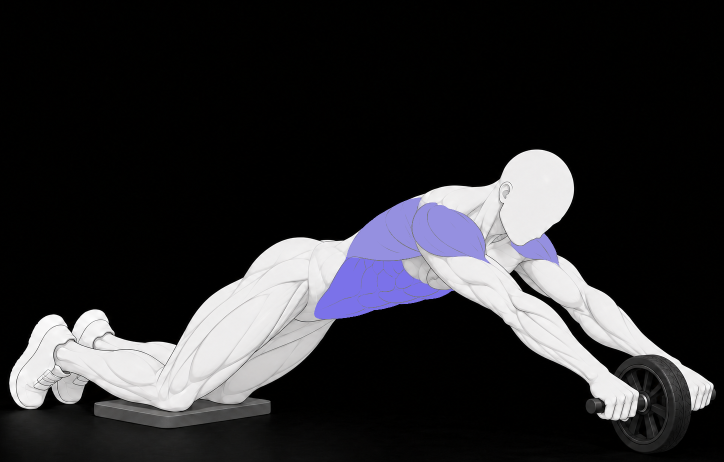
#> input picture docs/exercise-art/sources/ab-wheel/2026-10-14/final-frames/3.webp, 1448 x 924 px, found by its file name (shown at 1/2 size)
$ python review-prepared-card.py
#> lines starting #> are read from the running program, lines starting #| are printed output that depends on the picture; after the words box and inside, x2 and y2 are one past the last pixel; in counts of white or black regions, pixels touching at a corner belong together
from pathlib import Path
import hashlib, json
import numpy as np
from PIL import Image, ImageDraw

ROOT=Path(__file__).resolve().parent
sha=lambda p: hashlib.sha256(p.read_bytes()).hexdigest()
frame=Image.open(ROOT/'final-frames/3.webp').convert('RGBA')
framed=Image.open(ROOT/'1-framed.png').convert('RGBA')
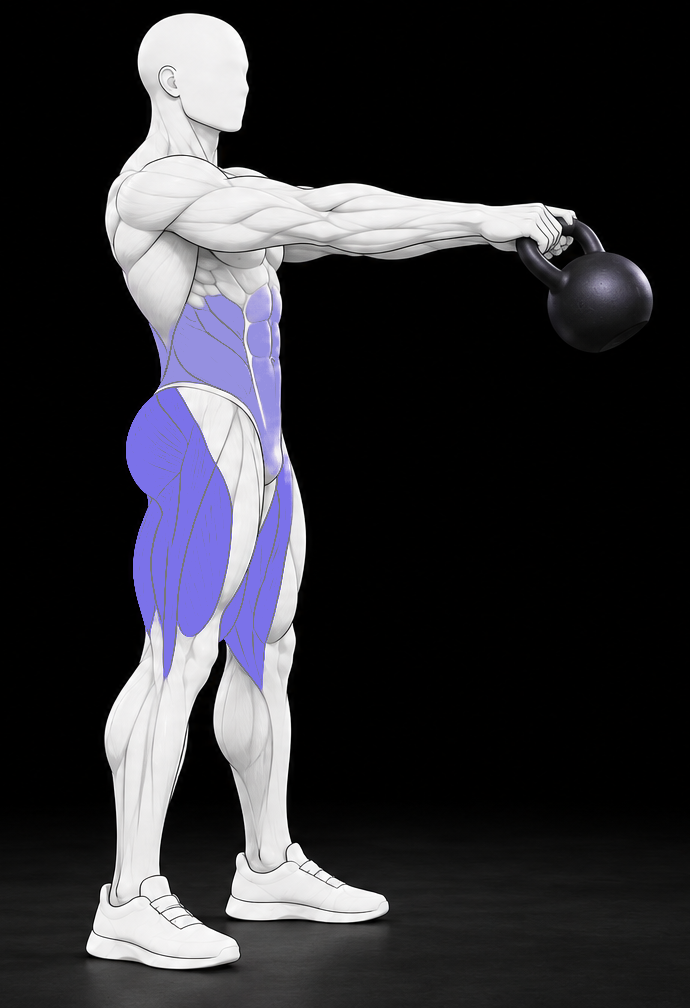
#> input picture docs/exercise-art/sources/kettlebell-swing/2026-10-14/1-framed.png, 690 x 1008 px
#> framed is the input picture: PIL image 690x1008 RGBA; mean R, G, B, A 47.7, 47, 52.4, 255
prepared=Image.open(ROOT/'prepared-card-source.png').convert('RGBA')
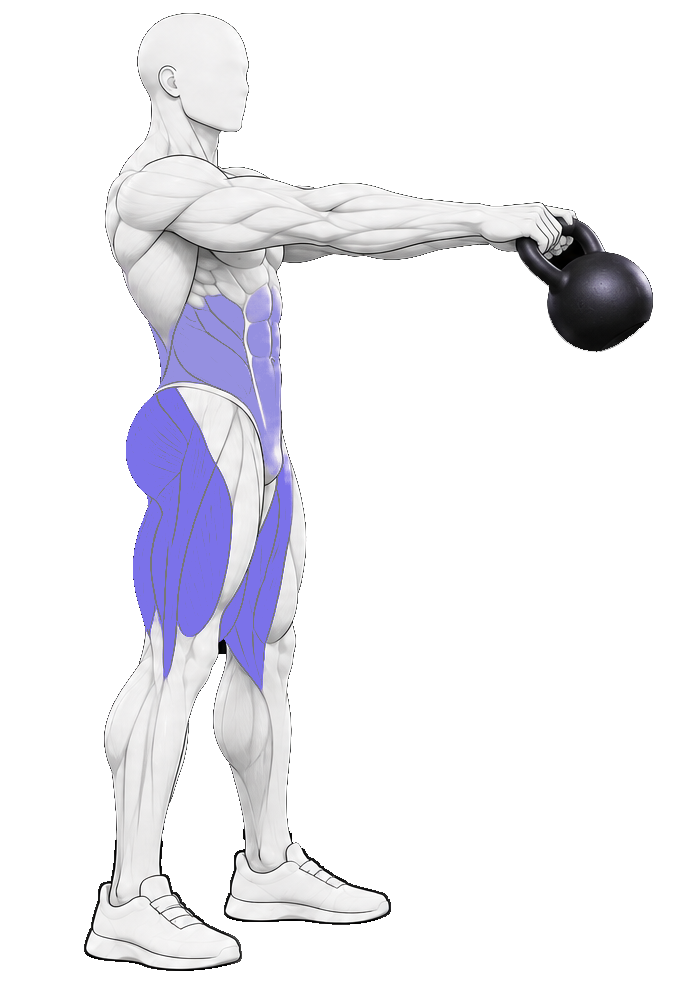
#> input picture docs/exercise-art/sources/kettlebell-swing/2026-10-14/prepared-card-source.png, 690 x 1008 px
#> prepared is the input picture: PIL image 690x1008 RGBA; mean R, G, B, A 47.7, 47, 52.4, 59.7
card=Image.open(ROOT/'card-cutout.webp').convert('RGBA')
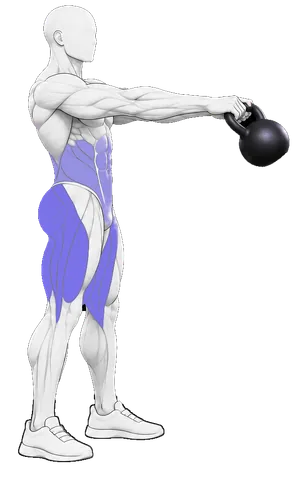
#> input picture docs/exercise-art/sources/kettlebell-swing/2026-10-14/card-cutout.webp, 307 x 480 px
#> card is the input picture: PIL image 307x480 RGBA; mean R, G, B, A 55, 54.5, 60.6, 64
arr=np.asarray(frame).copy(); actual=np.asarray(prepared)
h,w=arr.shape[:2]
#> h = 924; w = 1448

def square_filter(mask, radius, maximum):
    edge=not maximum
    pad=np.pad(mask,((0,0),(radius,radius)),constant_values=edge)
    op=np.logical_or if maximum else np.logical_and
    out=np.full_like(mask,edge)
    for d in range(2*radius+1): out=op(out,pad[:,d:d+w])
    pad=np.pad(out,((radius,radius),(0,0)),constant_values=edge)
    result=np.full_like(mask,edge)
    for d in range(2*radius+1): result=op(result,pad[d:d+h,:])
    return result

dark=np.max(arr[:,:,:3],axis=2)<=14
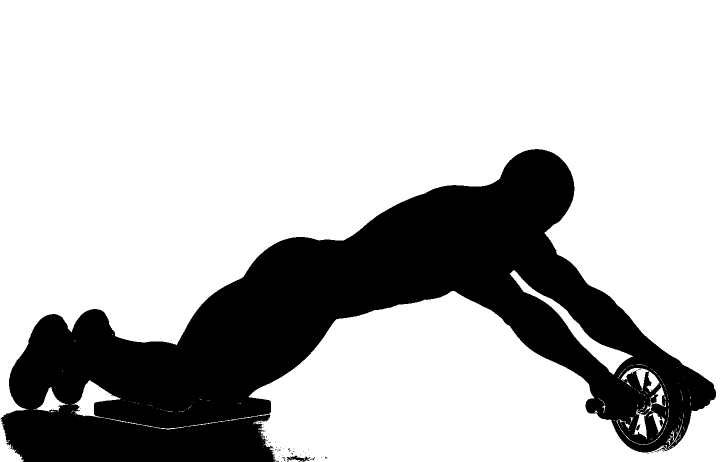
#> dark: shape (924, 1448) bool (shown at 1/2 size); 74.5% white; 58 black regions (55 under 20 px), largest, box (x1, y1, x2, y2) and area: (1, 298, 1432, 924) 341331, (574, 911, 621, 924) 265, (1272, 848, 1281, 861) 53
eroded=square_filter(dark,3,False)
#> in square_filter, `pad=np.pad(mask,((0,0),(radius,radius)),constant_values=edge)`: pad: shape (924, 1454) bool; 74.6% white; 58 black regions (55 under 20 px), largest, box (x1, y1, x2, y2) and area: (4, 298, 1435, 924) 341331, (577, 911, 624, 924) 265, (1275, 848, 1284, 861) 53
#> after the loop in square_filter, `for d in range(2*radius+1): out=op(out,pad[:,d:d+w])`: out: shape (924, 1448) bool; 73.5% white; 15 black regions (10 under 20 px), largest, box (x1, y1, x2, y2) and area: (0, 298, 1435, 924) 353263, (562, 911, 633, 924) 574, (573, 896, 592, 903) 65, (647, 913, 658, 917) 36, (580, 906, 589, 909) 25
#> in square_filter, `pad=np.pad(out,((radius,radius),(0,0)),constant_values=edge)`: pad: shape (930, 1448) bool; 73.7% white; 15 black regions (10 under 20 px), largest, box (x1, y1, x2, y2) and area: (0, 301, 1435, 927) 353263, (562, 914, 633, 927) 574, (573, 899, 592, 906) 65, (647, 916, 658, 920) 36, (580, 909, 589, 912) 25
#> after the loop in square_filter, `for d in range(2*radius+1): result=op(result,pad[d:d+h,:])`: result: shape (924, 1448) bool; 72.6% white; 4 black regions, box (x1, y1, x2, y2) and area: (0, 295, 1435, 924) 366532, (647, 910, 658, 920) 103, (547, 881, 554, 888) 49, (639, 912, 646, 919) 49
try:
    from scipy.ndimage import label
    labels, n=label(eroded)
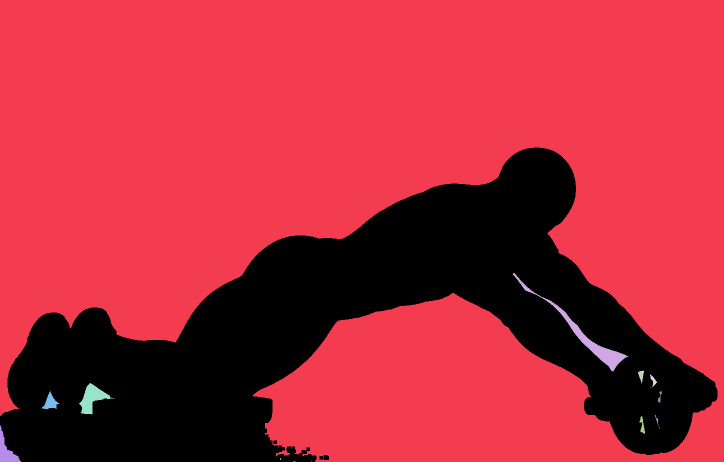
#> labels: shape (924, 1448) int32 (shown at 1/2 size); 19 distinct labels, from 0 to 18; one colour per label, 0 black
#> n = 18
    counts=np.bincount(labels.ravel()); counts[0]=0
#> after `counts = np.bincount(labels.ravel())`: counts = 19 values, max 963537 at index 1, min 1 at index 6, mean 70418.5
    keep=counts[labels]>=1200
except ImportError:
    keep=np.zeros_like(eroded); seen=np.zeros_like(eroded)
    for sy,sx in np.argwhere(eroded):
        if seen[sy,sx]: continue
        stack=[(sy,sx)]; region=[]; seen[sy,sx]=True
        while stack:
            y,x=stack.pop();region.append((y,x))
            for yy,xx in ((y,x-1),(y,x+1),(y-1,x),(y+1,x)):
                if 0<=yy<h and 0<=xx<w and eroded[yy,xx] and not seen[yy,xx]:
                    seen[yy,xx]=True;stack.append((yy,xx))
        if len(region)>=1200:
            for yy,xx in region:keep[yy,xx]=True
near=square_filter(keep,4,True)
#> call 2 of square_filter, with radius = 4, maximum = True
#> in square_filter (call 2), `pad=np.pad(mask,((0,0),(radius,radius)),constant_values=edge)`: pad: shape (924, 1456) bool; 72% white; 5 black regions, box (x1, y1, x2, y2) and area: (0, 0, 1439, 924) 372586, (1452, 0, 1456, 924) 3696, (651, 910, 662, 920) 103, (551, 881, 558, 888) 49, (643, 912, 650, 919) 49
#> after the loop in square_filter (call 2), `for d in range(2*radius+1): out=op(out,pad[:,d:d+w])`:
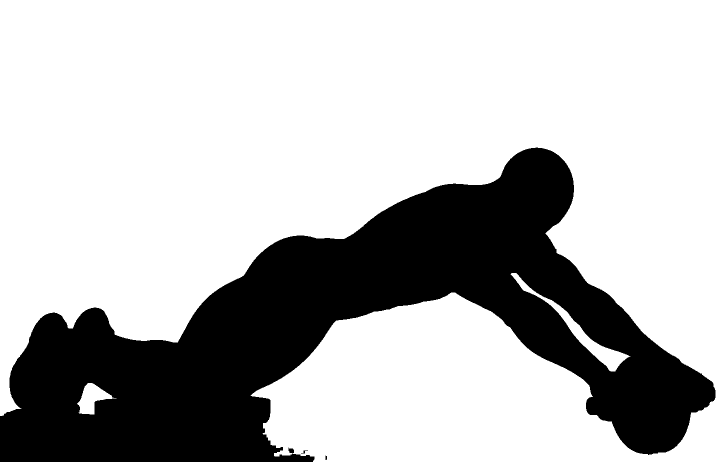
#> out: shape (924, 1448) bool (shown at 1/2 size); 73.2% white; 3 black regions, box (x1, y1, x2, y2) and area: (0, 295, 1431, 924) 358164, (602, 901, 616, 907) 29, (651, 911, 654, 920) 24
#> in square_filter (call 2), `pad=np.pad(out,((radius,radius),(0,0)),constant_values=edge)`: pad: shape (932, 1448) bool; 72.6% white; 4 black regions, box (x1, y1, x2, y2) and area: (0, 299, 1448, 932) 363956, (0, 0, 1448, 4) 5792, (602, 905, 616, 911) 29, (651, 915, 654, 924) 24
#> after the loop in square_filter (call 2), `for d in range(2*radius+1): result=op(result,pad[d:d+h,:])`: result: shape (924, 1448) bool; 74.3% white; 2 black regions (1 under 20 px), largest, box (x1, y1, x2, y2) and area: (0, 299, 1431, 924) 344486
lum=np.max(arr[:,:,:3],axis=2)
alpha=np.where(lum<=14,0,np.minimum(255,np.floor((lum.astype(float)-14)*255/34+0.5))).astype('uint8')
arr[:,:,3]=np.where(near,alpha,255)
standard=arr.copy()
bright=lum>110
#> bright: shape (924, 1448) bool; 19.6% white; 35 white regions (27 under 20 px), largest, box (x1, y1, x2, y2) and area: (18, 299, 1427, 843) 260015, (189, 806, 479, 834) 1405, (1285, 790, 1295, 810) 82
closed=square_filter(square_filter(bright,1,True),1,False)
#> in square_filter (call 3), `pad=np.pad(mask,((0,0),(radius,radius)),constant_values=edge)`: pad: shape (924, 1450) bool; 19.5% white; 35 white regions (27 under 20 px), largest, box (x1, y1, x2, y2) and area: (19, 299, 1428, 843) 260015, (190, 806, 480, 834) 1405, (1286, 790, 1296, 810) 82
#> in square_filter (call 3), `pad=np.pad(out,((radius,radius),(0,0)),constant_values=edge)`: pad: shape (926, 1448) bool; 19.9% white; 26 white regions (16 under 20 px), largest, box (x1, y1, x2, y2) and area: (17, 300, 1428, 844) 264209, (188, 804, 480, 835) 1612, (1284, 791, 1296, 811) 125
#> in square_filter (call 4), `edge=not maximum`: edge = True
#> in square_filter (call 4), `pad=np.pad(mask,((0,0),(radius,radius)),constant_values=edge)`: pad: shape (924, 1450) bool; 20.4% white; 15 white regions (3 under 20 px), largest, box (x1, y1, x2, y2) and area: (18, 298, 1429, 844) 270308, (0, 0, 1, 924) 924, (1449, 0, 1450, 924) 924
#> in square_filter (call 4), `pad=np.pad(out,((radius,radius),(0,0)),constant_values=edge)`: pad: shape (926, 1448) bool; 20.2% white; 15 white regions (5 under 20 px), largest, box (x1, y1, x2, y2) and area: (18, 299, 1427, 845) 267570, (0, 0, 1448, 1) 1448, (0, 925, 1448, 926) 1448
#> the loop in square_filter (call 4), `for d in range(2*radius+1): result=op(result,pad[d:d+h,:])` made 3 passes
#> pass 3, in square_filter (call 4), `for d in range(2*radius+1): result=op(result,pad[d:d+h,:])`:
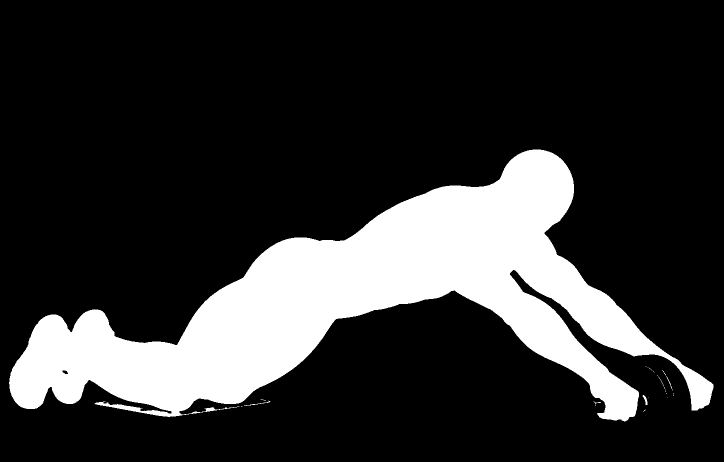
#> result: shape (924, 1448) bool (shown at 1/2 size); 19.7% white; 27 white regions (21 under 20 px), largest, box (x1, y1, x2, y2) and area: (18, 299, 1427, 843) 263490, (1285, 790, 1295, 810) 85, (488, 801, 541, 812) 73, (1332, 752, 1345, 781) 40, (1187, 802, 1202, 809) 25, (1316, 753, 1328, 773) 20
retained=square_filter(closed,2,True)
arr[810:,:,3]=np.where(retained[810:],arr[810:,:,3],0)
#> (the run stopped early here; a loop or call above may not have finished)
